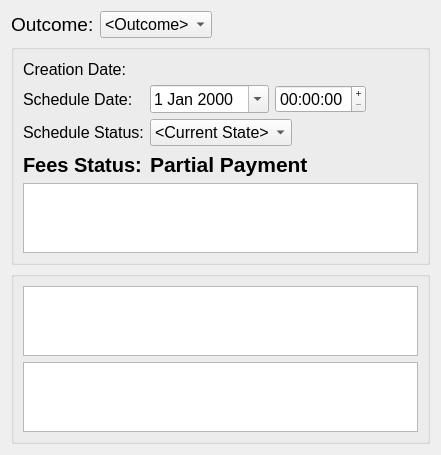
<?xml version="1.0" encoding="UTF-8"?>
<ui version="4.0">
 <class>MediationSessionForm</class>
 <widget class="QWidget" name="MediationSessionForm">
  <property name="geometry">
   <rect>
    <x>0</x>
    <y>0</y>
    <width>441</width>
    <height>451</height>
   </rect>
  </property>
  <property name="sizePolicy">
   <sizepolicy hsizetype="Expanding" vsizetype="Preferred">
    <horstretch>0</horstretch>
    <verstretch>0</verstretch>
   </sizepolicy>
  </property>
  <property name="maximumSize">
   <size>
    <width>16777215</width>
    <height>600</height>
   </size>
  </property>
  <property name="baseSize">
   <size>
    <width>700</width>
    <height>0</height>
   </size>
  </property>
  <property name="font">
   <font>
    <pointsize>12</pointsize>
   </font>
  </property>
  <property name="windowTitle">
   <string>Mediation Session</string>
  </property>
  <layout class="QVBoxLayout" name="verticalLayout">
   <item>
    <layout class="QHBoxLayout" name="horizontalLayout_3">
     <item>
      <layout class="QFormLayout" name="formLayout_2">
       <item row="0" column="0">
        <widget class="QLabel" name="label_3">
         <property name="font">
          <font>
           <pointsize>14</pointsize>
          </font>
         </property>
         <property name="text">
          <string>Outcome:</string>
         </property>
        </widget>
       </item>
       <item row="0" column="1">
        <widget class="QComboBox" name="outcomeComboBox">
         <item>
          <property name="text">
           <string>&lt;Outcome&gt;</string>
          </property>
         </item>
        </widget>
       </item>
      </layout>
     </item>
     <item>
      <spacer name="horizontalSpacer">
       <property name="orientation">
        <enum>Qt::Horizontal</enum>
       </property>
       <property name="sizeHint" stdset="0">
        <size>
         <width>40</width>
         <height>20</height>
        </size>
       </property>
      </spacer>
     </item>
    </layout>
   </item>
   <item>
    <widget class="QGroupBox" name="groupBox_2">
     <property name="title">
      <string/>
     </property>
     <layout class="QHBoxLayout" name="horizontalLayout_2">
      <item>
       <layout class="QVBoxLayout" name="verticalLayout_3">
        <item>
         <layout class="QFormLayout" name="formLayout">
          <property name="sizeConstraint">
           <enum>QLayout::SetNoConstraint</enum>
          </property>
          <property name="fieldGrowthPolicy">
           <enum>QFormLayout::AllNonFixedFieldsGrow</enum>
          </property>
          <item row="0" column="0">
           <widget class="QLabel" name="creationDateLabel">
            <property name="font">
             <font>
              <pointsize>12</pointsize>
             </font>
            </property>
            <property name="text">
             <string>Creation Date:</string>
            </property>
            <property name="textInteractionFlags">
             <set>Qt::LinksAccessibleByMouse</set>
            </property>
           </widget>
          </item>
          <item row="1" column="0">
           <widget class="QLabel" name="label">
            <property name="font">
             <font>
              <pointsize>12</pointsize>
             </font>
            </property>
            <property name="text">
             <string>Schedule Date:</string>
            </property>
           </widget>
          </item>
          <item row="2" column="0">
           <widget class="QLabel" name="label_2">
            <property name="text">
             <string>Schedule Status:</string>
            </property>
           </widget>
          </item>
          <item row="3" column="0">
           <widget class="QLabel" name="FeesPaidLabel">
            <property name="font">
             <font>
              <pointsize>15</pointsize>
              <weight>75</weight>
              <bold>true</bold>
             </font>
            </property>
            <property name="text">
             <string>Fees Status:</string>
            </property>
           </widget>
          </item>
          <item row="0" column="1">
           <layout class="QHBoxLayout" name="horizontalLayout_4">
            <item>
             <widget class="QLabel" name="CreationDateDisplayLabel">
              <property name="sizePolicy">
               <sizepolicy hsizetype="Expanding" vsizetype="Preferred">
                <horstretch>0</horstretch>
                <verstretch>0</verstretch>
               </sizepolicy>
              </property>
              <property name="font">
               <font>
                <pointsize>12</pointsize>
               </font>
              </property>
              <property name="text">
               <string>&lt;Creation Date&gt;</string>
              </property>
             </widget>
            </item>
            <item>
             <spacer name="horizontalSpacer_2">
              <property name="orientation">
               <enum>Qt::Horizontal</enum>
              </property>
              <property name="sizeHint" stdset="0">
               <size>
                <width>40</width>
                <height>20</height>
               </size>
              </property>
             </spacer>
            </item>
           </layout>
          </item>
          <item row="1" column="1">
           <layout class="QHBoxLayout" name="horizontalLayout_5">
            <item>
             <widget class="QDateEdit" name="dateEdit">
              <property name="calendarPopup">
               <bool>true</bool>
              </property>
             </widget>
            </item>
            <item>
             <widget class="QTimeEdit" name="timeEdit">
              <property name="mouseTracking">
               <bool>true</bool>
              </property>
              <property name="buttonSymbols">
               <enum>QAbstractSpinBox::PlusMinus</enum>
              </property>
              <property name="currentSection">
               <enum>QDateTimeEdit::HourSection</enum>
              </property>
              <property name="timeSpec">
               <enum>Qt::LocalTime</enum>
              </property>
             </widget>
            </item>
            <item>
             <spacer name="horizontalSpacer_3">
              <property name="orientation">
               <enum>Qt::Horizontal</enum>
              </property>
              <property name="sizeHint" stdset="0">
               <size>
                <width>40</width>
                <height>20</height>
               </size>
              </property>
             </spacer>
            </item>
           </layout>
          </item>
          <item row="2" column="1">
           <layout class="QHBoxLayout" name="horizontalLayout_6">
            <item>
             <widget class="QComboBox" name="stateComboBox">
              <property name="minimumSize">
               <size>
                <width>0</width>
                <height>0</height>
               </size>
              </property>
              <property name="font">
               <font>
                <pointsize>12</pointsize>
               </font>
              </property>
              <item>
               <property name="text">
                <string>&lt;Current State&gt;</string>
               </property>
              </item>
             </widget>
            </item>
            <item>
             <spacer name="horizontalSpacer_4">
              <property name="orientation">
               <enum>Qt::Horizontal</enum>
              </property>
              <property name="sizeHint" stdset="0">
               <size>
                <width>40</width>
                <height>20</height>
               </size>
              </property>
             </spacer>
            </item>
           </layout>
          </item>
          <item row="3" column="1">
           <layout class="QHBoxLayout" name="horizontalLayout_7">
            <item>
             <widget class="QLabel" name="feePaidDisplayLabel">
              <property name="font">
               <font>
                <pointsize>16</pointsize>
                <weight>75</weight>
                <bold>true</bold>
               </font>
              </property>
              <property name="text">
               <string>Partial Payment</string>
              </property>
             </widget>
            </item>
            <item>
             <spacer name="horizontalSpacer_5">
              <property name="orientation">
               <enum>Qt::Horizontal</enum>
              </property>
              <property name="sizeHint" stdset="0">
               <size>
                <width>40</width>
                <height>20</height>
               </size>
              </property>
             </spacer>
            </item>
           </layout>
          </item>
         </layout>
        </item>
        <item>
         <widget class="QTableWidget" name="feeDiplayTableWidget"/>
        </item>
       </layout>
      </item>
     </layout>
    </widget>
   </item>
   <item>
    <widget class="QGroupBox" name="groupBox">
     <property name="maximumSize">
      <size>
       <width>16777215</width>
       <height>300</height>
      </size>
     </property>
     <property name="title">
      <string/>
     </property>
     <layout class="QHBoxLayout" name="horizontalLayout">
      <item>
       <layout class="QVBoxLayout" name="verticalLayout_2">
        <item>
         <widget class="QTableWidget" name="MediatorDisplayTableView">
          <property name="maximumSize">
           <size>
            <width>16777215</width>
            <height>125</height>
           </size>
          </property>
         </widget>
        </item>
        <item>
         <widget class="QTableWidget" name="attyAttendTableWidget"/>
        </item>
       </layout>
      </item>
     </layout>
    </widget>
   </item>
  </layout>
 </widget>
 <resources/>
 <connections/>
</ui>
